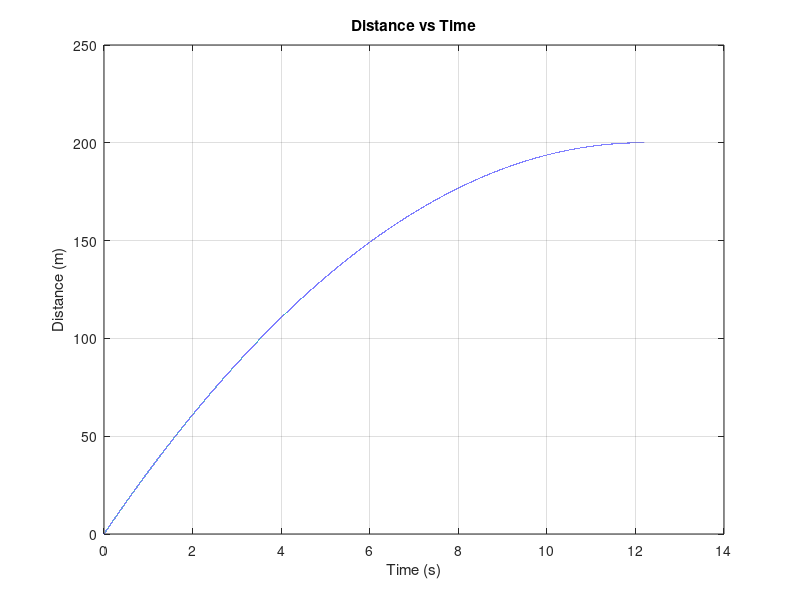
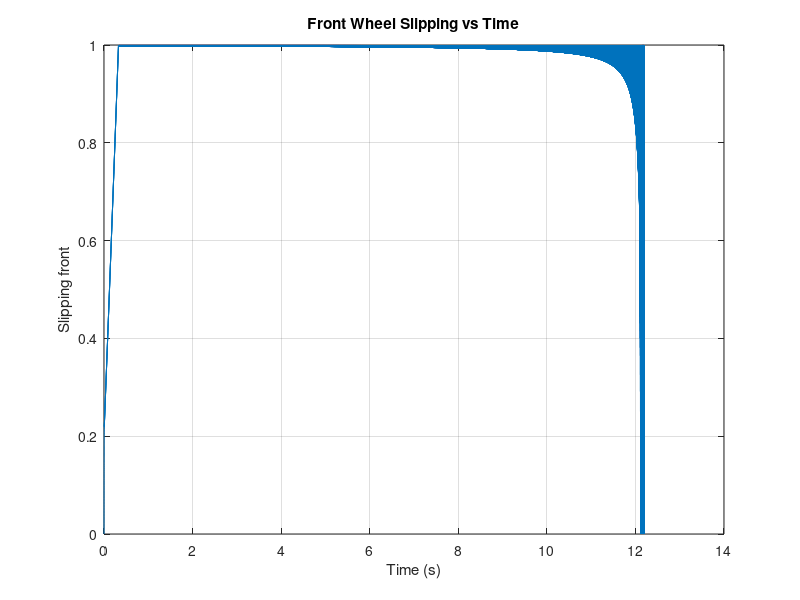
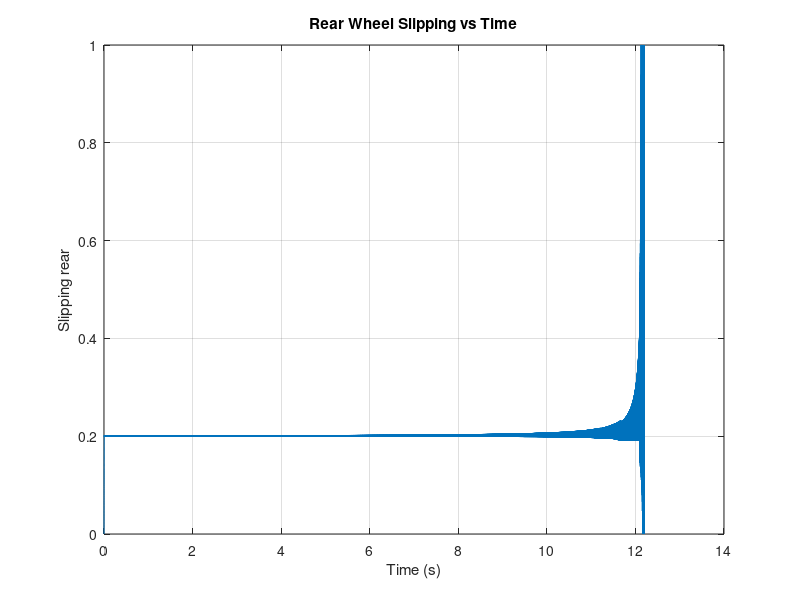
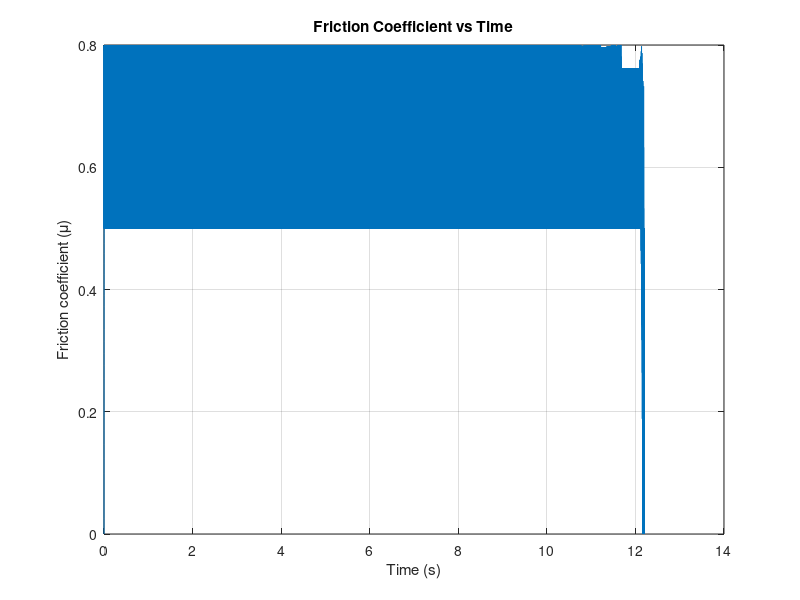

The MATLAB source for these figures, in order:
function BrakingSystemSimulation()
    % Main function for vehicle braking system simulation
    % This single file contains all required functions
    
    % Clear workspace and figures
    clear
    close all
    clc
    
    % Initialize system parameters
    params = initializeParameters();
    
    % Calculate geometric properties
    geometry = calculateGeometry(params);
    
    % Calculate forces and pressures
    forces = calculateForces(params, geometry);
    
    % Run the braking simulation
    results = runBrakingSimulation(params, geometry, forces);
    
    % Plot and display results
    plotResults(results);
    displayFinalValues(results);
    
    % Nested helper functions
    function params = initializeParameters()
        % Initialize all system parameters
        
        % Driver parameters
        params.F_D = 500;       % Driver force on brake pedal (N)
        params.v_0 = 120/3.6;   % Initial velocity (m/s)
        
        % Road parameters
        params.grad = 0;        % Road gradient (%)
        params.mu_max = 0.8;    % Maximum adhesion limit
        params.mu_s = 0.65;     % Skidding adhesion limit
        params.v_a = 0;         % Air speed (m/s)
        
        % Pedal parameters
        params.i_pedal = 4;     % Pedal amplification ratio
        
        % Servo parameters
        params.p_atm = 1;       % Atmospheric pressure (bar)
        params.p_manifold = 0.60; % Intake manifold pressure (bar)
        params.D_servo = 260;   % Outer diameter of servo (mm)
        params.d_servo = 60;    % Inner diameter of servo (mm)
        params.factor = 1;      % Boost ratio
        
        % Master cylinder parameters
        params.d_master = 10;   % Master cylinder diameter (mm)
        
        % Front disk parameters
        params.d_f_disk = 55;   % Piston diameter (mm)
        params.Do_f_disk = 200; % Outer disk diameter (mm)
        params.Di_f_disk = 160; % Inner disk diameter (mm)
        params.mu_f_disk = 0.3; % Friction coefficient
        params.n = 2;           % Number of friction surfaces
        
        % Rear disk parameters
        params.d_r_disk = 50;   % Piston diameter (mm)
        params.Do_r_disk = 220; % Outer disk diameter (mm)
        params.Di_r_disk = 180; % Inner disk diameter (mm)
        params.mu_r_disk = 0.2813; % Friction coefficient
        
        % Rear drum parameters
        params.d_r_drum = 20;   % Piston diameter (mm)
        params.D_r_drum = 200;  % Outer drum diameter (mm)
        params.C_r_drum = 1.75; % Brake factor
        
        % Tire parameters
        params.tire_w = 195;    % Tire width (mm)
        params.tire_AR = 65;    % Aspect ratio (%)
        params.rim = 15;        % Rim diameter (inch)
        params.m_tire = 20;     % Tire mass (kg)
        
        % Vehicle parameters
        params.m = 1200;        % Total mass (kg)
        params.CG = 45;         % CG location from front axle (%)
        params.CG_H = 600;      % CG height (mm)
        params.CG_L = 50;       % CG location from left side (%)
        params.track = 1425;    % Wheel track (mm)
        params.wheel_base = 2540; % Wheel base (mm)
        params.n_f = 2;         % Number of front wheels
        params.n_r = 2;         % Number of rear wheels
        params.REAR = 'disk';   % Rear brake type ('disk' or 'drum')
        params.Af = 2;          % Frontal area (m²)
        
        % Resistance parameters
        params.fr = 0.007;      % Rolling resistance coefficient
        params.cd = 0.4;        % Drag coefficient
        
        % Simulation parameters
        params.h = 0.0001;      % Time step (s)
        params.T = 60;          % Total simulation time (s)
    end

    function geometry = calculateGeometry(params)
        % Calculate all geometric properties
        
        geometry.A_servo = Area_F(params.D_servo, params.d_servo); % mm²
        geometry.A_master = Area_F(params.d_master); % mm²
        geometry.A_f_disk = Area_F(params.d_f_disk); % mm²
        geometry.A_r_disk = Area_F(params.d_r_disk); % mm²
        geometry.A_r_drum = Area_F(params.d_r_drum); % mm²
        
        geometry.R_mean_f_disk = (1e-3) * R_mean_F(params.Do_f_disk, params.Di_f_disk); % m
        geometry.R_mean_r_disk = (1e-3) * R_mean_F(params.Do_r_disk, params.Di_r_disk); % m
        
        geometry.R_tire = ((params.tire_w * params.tire_AR / 100) + ...
                         (params.rim * 25.4 / 2)) * 1e-3; % m
        geometry.I_tire = 0.5 * params.m_tire * (geometry.R_tire^2);
        geometry.w_0 = params.v_0/geometry.R_tire;
    end

    function forces = calculateForces(params, geometry)
        % Calculate initial forces and pressures
        
        forces.F_pedal = params.F_D * params.i_pedal; % N
        forces.F_servo = params.factor * (params.p_atm - params.p_manifold) * ...
                        geometry.A_servo / 10; % N
        forces.P_line = (forces.F_pedal + forces.F_servo) / geometry.A_master; % MPa
        
        % Friction forces
        forces.F_fric_f_disk = forces.P_line * geometry.A_f_disk * ...
                              params.mu_f_disk * params.n; % N
        forces.F_fric_r_disk = forces.P_line * geometry.A_r_disk * ...
                              params.mu_r_disk * params.n; % N
        forces.F_fric_r_drum = forces.P_line * geometry.A_r_drum * ...
                              params.C_r_drum * 2; % N
        
        % Friction torques
        forces.T_fric_f_disk = forces.F_fric_f_disk * geometry.R_mean_f_disk; % N.m
        forces.T_fric_r_disk = forces.F_fric_r_disk * geometry.R_mean_r_disk; % N.m
        forces.T_fric_r_drum = forces.F_fric_r_drum * params.D_r_drum / 200; % N.m
        
        % Check rear brake type
        rear = strcmp(params.REAR, 'disk');
        rear_check = strcmp(params.REAR, 'drum');
        if rear == 0 && rear_check == 0
            error('Please select rear brakes as "disk" or "drum"');
        end
        
        % Total braking torques
        forces.T_r = params.n_r * ((forces.T_fric_r_disk * rear) + ...
                    forces.T_fric_r_drum * (1 - rear));
        forces.T_f = params.n_f * forces.T_fric_f_disk; % N.m
        
        % Resistance forces
        forces.R_rolling = params.fr * params.m * 9.81 * ...
                          cos(atan(params.grad / 100)); % N
        forces.R_grad = sin(atan(params.grad / 100)) * params.m * 9.81; % N
    end

    function results = runBrakingSimulation(params, geometry, forces)
        % Run the time-stepping braking simulation
        
        % Initialize variables
        V = params.v_0;
        W_f = geometry.w_0;
        W_r = geometry.w_0;
        N = 0;
        X = 0;
        t = 0;
        reg = 1;
        
        % Preallocate arrays for results
        maxSteps = ceil(params.T / params.h);
        results.time = zeros(maxSteps, 1);
        results.acc = zeros(maxSteps, 1);
        results.vel = zeros(maxSteps, 1);
        results.dist = zeros(maxSteps, 1);
        results.slipping_r = zeros(maxSteps, 1);
        results.slipping_f = zeros(maxSteps, 1);
        results.vel_w = zeros(maxSteps, 1);
        results.acc_w = zeros(maxSteps, 1);
        results.muu = zeros(maxSteps, 1);
        results.regg = zeros(maxSteps, 1);
        results.P_outt = zeros(maxSteps, 1);
        
        % Main simulation loop
        while t < params.T
            N = N + 1;
            
            % Relative speed
            vr = V - params.v_a;
            
            % Air resistance
            R_air = 0.5 * 1.225 * params.cd * params.Af * (vr^2); % N
            
            % Total resistance force
            R_total = 0.5 * sign(V) * (R_air + forces.R_rolling) + forces.R_grad;
            
            % Slipping calculation
            s_f = slipping(V, W_f * geometry.R_tire);
            s_r = slipping(V, W_r * geometry.R_tire);
            mu_f = mu(s_f);
            mu_r = mu(s_r);
            
            % ABS regulation
            reg = ABS(s_r);
            
            % Braking force calculation
            F_braking = (mu_r*(1-(params.CG/100)) + mu_f*(params.CG/100)) * params.m * 9.81;
            
            % Acceleration calculation
            ddx = -(R_total + 0.5 * sign(V) * F_braking) / params.m; % m/s²
            ddq_f = ((params.m * 9.81 * mu_f * (1 - (params.CG / 100))) - ...
                    ((forces.T_f*reg) / params.n_f)) / geometry.I_tire;
            ddq_r = ((params.m * 9.81 * mu_r * (params.CG / 100)) - ...
                    ((forces.T_r*reg) / params.n_r)) / geometry.I_tire;
            
            % Velocity update
            dx = (ddx * params.h) + V;
            dq_r = max(0, (ddq_r * params.h) + W_r);
            dq_f = max(0, (ddq_f * params.h) + W_f);
            
            % Pressure output
            P_out = reg * forces.P_line;
            
            % Position update
            x = dx * params.h;
            X = X + x;
            
            % Update velocity
            V = max(dx, 0);
            W_r = max(dq_r, 0);
            W_f = max(dq_f, 0);
            
            % Store results
            results.time(N) = t;
            results.acc(N) = ddx;
            results.vel(N) = dx;
            results.dist(N) = X;
            results.slipping_r(N) = s_r;
            results.slipping_f(N) = s_f;
            results.vel_w(N) = dq_r * geometry.R_tire;
            results.acc_w(N) = ddq_r * geometry.R_tire;
            results.muu(N) = mu_r;
            results.regg(N) = reg;
            results.P_outt(N) = P_out;
            
            % Break condition if vehicle stops
            if V <= 0
                break;
            end
            
            % Update time
            t = t + params.h;
        end
        
        % Trim unused array elements
        results.time = results.time(1:N);
        results.acc = results.acc(1:N);
        results.vel = results.vel(1:N);
        results.dist = results.dist(1:N);
        results.slipping_r = results.slipping_r(1:N);
        results.slipping_f = results.slipping_f(1:N);
        results.vel_w = results.vel_w(1:N);
        results.acc_w = results.acc_w(1:N);
        results.muu = results.muu(1:N);
        results.regg = results.regg(1:N);
        results.P_outt = results.P_outt(1:N);
    end

    function plotResults(results)
        % Plot all simulation results
        
        figure;
        plot(results.time, results.dist);
        xlabel('Time (s)'); ylabel('Distance (m)');
        title('Distance vs Time');
        grid on;
        
        figure;
        plot(results.time, results.slipping_f);
        xlabel('Time (s)'); ylabel('Slipping front');
        title('Front Wheel Slipping vs Time');
        grid on;
        
        figure;
        plot(results.time, results.slipping_r);
        xlabel('Time (s)'); ylabel('Slipping rear');
        title('Rear Wheel Slipping vs Time');
        grid on;
        
        figure;
        plot(results.time, results.muu);
        xlabel('Time (s)'); ylabel('Friction coefficient (μ)');
        title('Friction Coefficient vs Time');
        grid on;
        
        figure;
        plot(results.time, results.regg);
        xlabel('Time (s)'); ylabel('ABS Regulation Factor');
        title('ABS Regulation vs Time');
        grid on;
        
        figure;
        plot(results.time, results.P_outt);
        xlabel('Time (s)'); ylabel('Brake Pressure (MPa)');
        title('Brake Pressure vs Time');
        grid on;
        
        figure;
        plot(results.time, results.vel_w, 'r', 'LineWidth', 2);
        hold on;
        plot(results.time, results.vel, 'b', 'LineWidth', 2);
        hold off;
        xlabel('Time (s)'); ylabel('Velocity (m/s)');
        title('Vehicle and Wheel Velocities vs Time');
        legend('Wheel Velocity', 'Vehicle Velocity');
        grid on;
        
        figure;
        plot(results.time, results.acc_w, 'r', 'LineWidth', 2);
        hold on;
        plot(results.time, results.acc, 'b', 'LineWidth', 2);
        hold off;
        xlabel('Time (s)'); ylabel('Acceleration (m/s²)');
        title('Vehicle and Wheel Accelerations vs Time');
        legend('Wheel Acceleration', 'Vehicle Acceleration');
        grid on;
    end

    function displayFinalValues(results)
        % Display final simulation values
        
        fprintf('Final Simulation Results:\n');
        fprintf('------------------------\n');
        fprintf('Stopping time: %.3f s\n', results.time(end));
        fprintf('Final acceleration: %.3f m/s²\n', results.acc(end));
        fprintf('Final velocity: %.3f m/s\n', results.vel(end));
        fprintf('Total stopping distance: %.3f m\n', results.dist(end));
    end

    % Helper functions
    function mu_val = mu(slip)
        % Calculate friction coefficient based on slip
        
        mu_max = 0.8;    % Maximum friction coefficient
        slip_peak = 0.2; % Slip at max friction
        
        if slip <= slip_peak
            mu_val = mu_max * (slip / slip_peak); % Linear increase
        else
            mu_val = 0.5; % Constant value after peak
        end
    end

    function R_mean = R_mean_F(D_outer, D_inner)
        % Calculate mean radius
        
        R_mean = (D_outer + D_inner) / 4; % Mean of outer and inner radii
    end

    function slip = slipping(V_car, V_wheel)
        % Compute slip ratio while handling edge cases
        
        if V_car == 0  % Avoid division by zero
            if V_wheel == 0
                slip = 0;  % No motion, no slip
            else
                slip = 1;  % Wheel is spinning, car is stopped
            end
        else
            slip = 1 - (V_wheel / V_car);
        end
        
        % Ensure slip is in valid range [0,1]
        slip = max(0, min(slip, 1));
    end

    function reg = ABS(slipping)
        % ABS regulation logic
        
        if slipping < 0.13
            reg = 1.2;  % Increase force slightly
        elseif slipping >= 0.20 
            reg = 0.4;  % Reduce force significantly
        else
            reg = 1;    % Normal operation
        end
    end

    function A = Area_F(D, d)
        % Calculate circular or annular area
        
        if nargin == 2
            % Annular area (for cases with inner and outer diameters)
            A = pi * (D^2 - d^2) / 4;
        else
            % Full circular area (for cases with only one diameter)
            A = pi * (D^2) / 4;
        end
    end
end